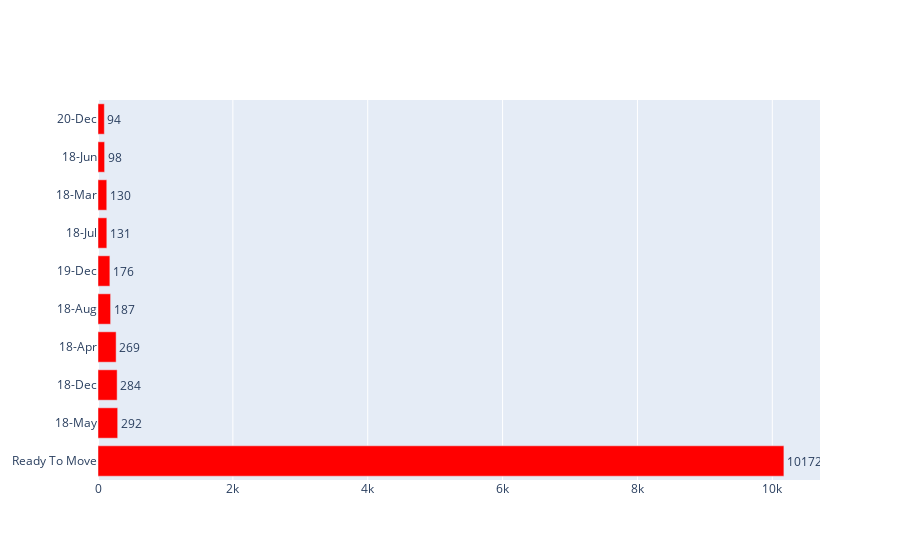

Notebook code cell kept with this figure:
### Code cell
a = data_rd_out['availability'].value_counts()
a = dict(a)
b = list(a.keys())
frequency = list(a.values())
fig = go.Figure()
fig.add_trace(go.Bar(
             y=b[0:10],
             x=frequency[0:10],
             orientation='h',
             name='Top 10 Rumah yang Tersedia',
             marker_color='red',
             text=frequency)
             )
fig.update_traces(textposition='outside')

### Figure 1 — Plotly figure (JSON) as saved in the notebook; plotly's stock layout.template omitted (floating-point values rounded to 4 significant figures)
{"data": [{"marker": {"color": "red"}, "name": "Top 10 Rumah yang Tersedia", "orientation": "h", "text": ["10172", "292", "284", "269", "187", "176", "131", "130", "98", "94", "85", "79", "62", "45", "43", "39", "35", "34", "33", "32", "29", "21", "20", "19", "18", "18", "17", "16", "16", "16", "14", "14", "13", "12", "12", "12", "11", "11", "11", "10", "10", "9", "9", "8", "8", "7", "7", "6", "6", "6", "6", "6", "6", "5", "5", "5", "4", "4", "4", "4", "3", "3", "3", "3", "2", "2", "2", "2", "2", "2", "2", "1", "1", "1", "1", "1", "1", "1", "1", "1", "1"], "textposition": "outside", "type": "bar", "x": [10172, 292, 284, 269, 187, 176, 131, 130, 98, 94], "y": ["Ready To Move", "18-May", "18-Dec", "18-Apr", "18-Aug", "19-Dec", "18-Jul", "18-Mar", "18-Jun", "20-Dec"]}], "layout": {}}
